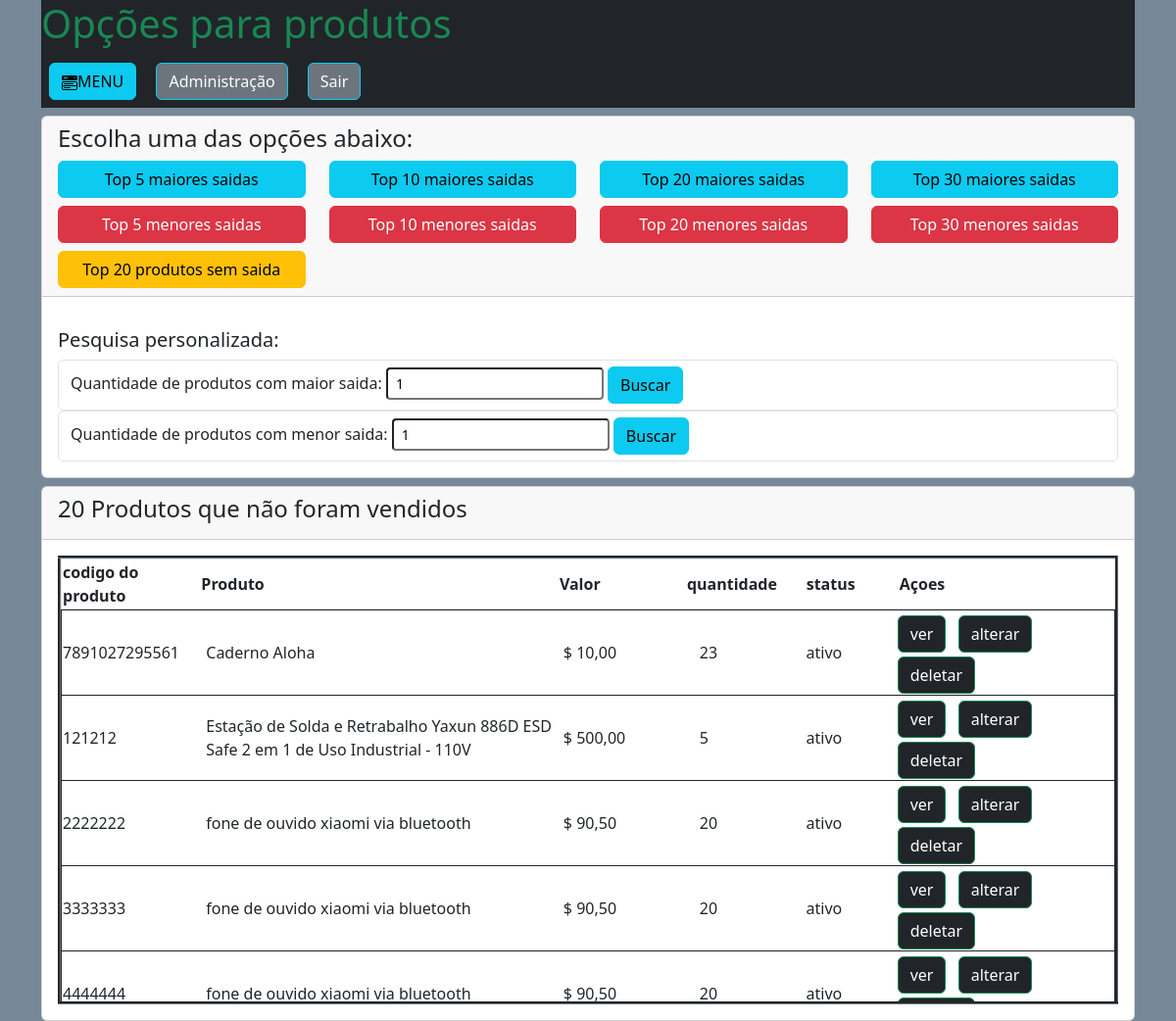
/administrador/produtos/ctrl_saida_produto.php?quant_sem=20, run on the app's committed database.
### tables this page shows
CREATE TABLE `produtos` (
  `id_produto` int(11) NOT NULL,
  `cod_produto` varchar(40) NOT NULL,
  `nome` varchar(100) NOT NULL,
  `valor` double(10,2) NOT NULL,
  `quantidade` double(10,2) NOT NULL,
  `categoria` varchar(120) NOT NULL,
  `cor` varchar(15) NOT NULL,
  `voltagem` varchar(10) NOT NULL,
  `v_110` int(1) NOT NULL,
  `v_220` int(1) NOT NULL,
  `v_bivolt` int(1) NOT NULL,
  `s_volt` int(1) NOT NULL,
  `descricao` varchar(250) NOT NULL,
  `status` int(1) NOT NULL,
  `foto` varchar(100) NOT NULL,
  `foto_1` varchar(50) NOT NULL,
  `foto_2` varchar(50) NOT NULL,
  `foto_3` varchar(50) NOT NULL,
  `foto_4` varchar(50) NOT NULL,
  `foto_5` varchar(50) NOT NULL,
  `foto_6` varchar(50) NOT NULL,
  `var_cores` int(1) NOT NULL,
  `link_110` varchar(50) NOT NULL,
  `link_220` varchar(50) NOT NULL,
  `link_bivolt` varchar(50) NOT NULL,
  `azul` int(1) NOT NULL,
  `vermelho` int(1) NOT NULL,
  `preto` int(1) NOT NULL,
  `branco` int(1) NOT NULL,
  `amarelo` int(1) NOT NULL,
  `verde` int(1) NOT NULL,
  `laranja` int(1) NOT NULL,
  `cinza` int(1) NOT NULL,
  `rosa` int(1) NOT NULL,
  `marrom` int(1) NOT NULL,
  `roxo` int(1) NOT NULL,
  `prata` int(1) NOT NULL,
  `dourado` int(1) NOT NULL,
  `link_azul` varchar(45) NOT NULL,
  `link_vermelho` varchar(45) NOT NULL,
  `link_preto` varchar(45) NOT NULL,
  `link_branco` varchar(45) NOT NULL,
  `link_amarelo` varchar(45) NOT NULL,
  `link_verde` varchar(45) NOT NULL,
  `link_laranja` varchar(45) NOT NULL,
  `link_cinza` varchar(45) NOT NULL,
  `link_rosa` varchar(45) NOT NULL,
  `link_marrom` varchar(45) NOT NULL,
  `link_roxo` varchar(45) NOT NULL,
  `link_prata` varchar(45) NOT NULL,
  `link_dourado` varchar(45) NOT NULL
);

### administrador/produtos/ctrl_saida_produto.php (the view, shortened to what this page needs)
<?php
require_once '../../database.php';
?>
<!doctype html>
<html lang="pt-br">
  <head>
    <link href="https://cdn.jsdelivr.net/npm/bootstrap@5.3.3/dist/css/bootstrap.min.css" rel="stylesheet">
	<link rel="stylesheet" href="../../css/modal.css">
</head>
  <body style="background: #778899">
  <div class="container">
				<div class="bg-dark"><h1 class="text-success">
				</h1>
				<button type="button" class="btn btn-info m-2" data-toggle="modal" data-target="#exampleModal">
			MENU
				</button>
				<a class="btn btn-secondary border-info m-2" href="../menu_admin.php">Administração</a>
				<a href="../../sair.php" class="btn btn-secondary border-info m-2">Sair</a>
				</div>
      <div class="card mt-2">
          <div class="card-header">
              <h4>Escolha uma das opções abaixo:</h4>
              <div class="row"><div class="col">
                <a class="btn btn-info w-100" href="?quant_maior=5">Top 5 maiores saidas</a></div>
                <div class="col"><a class="btn btn-info w-100" href="?quant_maior=10">Top 10 maiores saidas</a></div>
                <div class="col"><a class="btn btn-info w-100" href="?quant_maior=20">Top 20 maiores saidas</a></div>
                <div class="col"><a class="btn btn-info w-100" href="?quant_maior=30">Top 30 maiores saidas</a></div></div>
                <div class="row mt-2"><div class="col">
                <a class="btn btn-danger w-100" href="?quant_menor=5">Top 5 menores saidas</a></div>
                <div class="col"><a class="btn btn-danger w-100" href="?quant_menor=10">Top 10 menores saidas</a></div>
                <div class="col"><a class="btn btn-danger w-100" href="?quant_menor=20">Top 20 menores saidas</a></div>
                <div class="col"><a class="btn btn-danger w-100" href="?quant_menor=30">Top 30 menores saidas</a></div>
           </div>
                <div class="row mt-2"><div class="col-sm-3">
                <a class="btn btn-warning w-100" href="?quant_sem=20">Top 20 produtos sem saida</a></div>
                </div> </div>
              <div class="card-body mt-3">
                  <h5>Pesquisa personalizada:</h5>
                  <form>
                      <div class="form-control">
                      <label>Quantidade de produtos com maior saida:</label>
                      <input type="number" class="form-control-sm" min="1" name="quant_person_1" value="1">
                      <input type="submit" class="btn btn-info" value="Buscar">
                      </div>
                  </form>
                 <form>
                      <div class="form-control">
                      <label>Quantidade de produtos com menor saida:</label>
                      <input type="number" class="form-control-sm" min="1" name="quant_person_2" value="1">
                      <input type="submit" class="btn btn-info" value="Buscar">
                      </div>
                  </form>
              </div>
      </div>
<?php
if(isset($_GET['quant_sem'])){
	$quant = $_GET['quant_sem'];
        $sql_a = 'SELECT * FROM produtos AS p WHERE NOT EXISTS (SELECT id_produto FROM itens_da_compra AS it WHERE it.id_produto = p.id_produto) ORDER BY nome ASC LIMIT 0,20 ';
        $consulta_a = $conexao->query($sql_a);
	$dados = $consulta_a->fetchALL(PDO::FETCH_ASSOC);
    echo '<div class="card mt-2">
          <div class="card-header">
              <h4>'.$quant.' Produtos que não foram vendidos </h4>
          </div>
          <div class="card-body">';
          if(!empty($dados)){
          echo '<table  border="3" class="border-secondary" style="table-layout: fixed;">';
          echo '<thead style="display: block;position: relative;" class="border">';
          echo '<tr>';
          echo '<th width=150>codigo do produto</th><th width=400>Produto</th><th width=140>Valor</th><th width=125>quantidade</th><th width=100>status</th><th width=240>Açoes</th>';
          echo '</tr>';
          echo '</thead>';
          echo '<tbody style="display: block;  overflow: auto;width: 100%;max-height: 400px;overflow-y: scroll;overflow-x: hidden;">';
          foreach($dados as $d){
			if($d['status'] > 0){ $status = 'ativo'; }else{ $status = 'desativado';}
			$bg = 'class="border border-dark"';
			echo '<tr '.$bg.'><td width=150>'.$d['cod_produto'].'</td><td width=400>'.$d['nome'].'</td><td width=150>$ '. number_format($d['valor'],2,',','.').'</td><td width=120>'.$d['quantidade'].'</td>
			<td width=100>'.$status.'</td><td width=240><a class="btn btn-dark border-success me-2 mt-1 mb-1" href = "ver.php?id_produto='.$d['id_produto'].'">ver</a>
			<a class="btn btn-dark border-success me-2" href = "alterar.php?id_produto='.$d['id_produto'].'"> alterar</a>
			<a class="btn btn-dark border-success" href = "deletar.php?id_produto='.$d['id_produto'].'"> deletar</a></td></tr>';
	}
          echo '</tbody>';
           echo '</table>';
          }else{
                 echo '<div class="col-sm-8 mx-auto"><h3 class="alert alert-secondary">Nenhum produto encontrado...</h3></div>';
          }
    echo '</div>
    ';
}
?>
</div>

### data on the page
produtos: cod_produto "7891027295561", nome "Caderno Aloha", valor "10,00", quantidade "23", status "ativo"
produtos: cod_produto "121212", nome "Estação de Solda e Retrabalho Yaxun 886D ESD Safe 2 em 1 de Uso Industrial - 110V", valor "500,00", quantidade "5", status "ativo"
produtos: cod_produto "2222222", nome "fone de ouvido xiaomi via bluetooth", valor "90,50", quantidade "20", status "ativo"
produtos: cod_produto "3333333", nome "fone de ouvido xiaomi via bluetooth", valor "90,50", quantidade "20", status "ativo"
produtos: cod_produto "4444444", nome "fone de ouvido xiaomi via bluetooth", valor "90,50", quantidade "20", status "ativo"

### other printed values
$quant "20"
